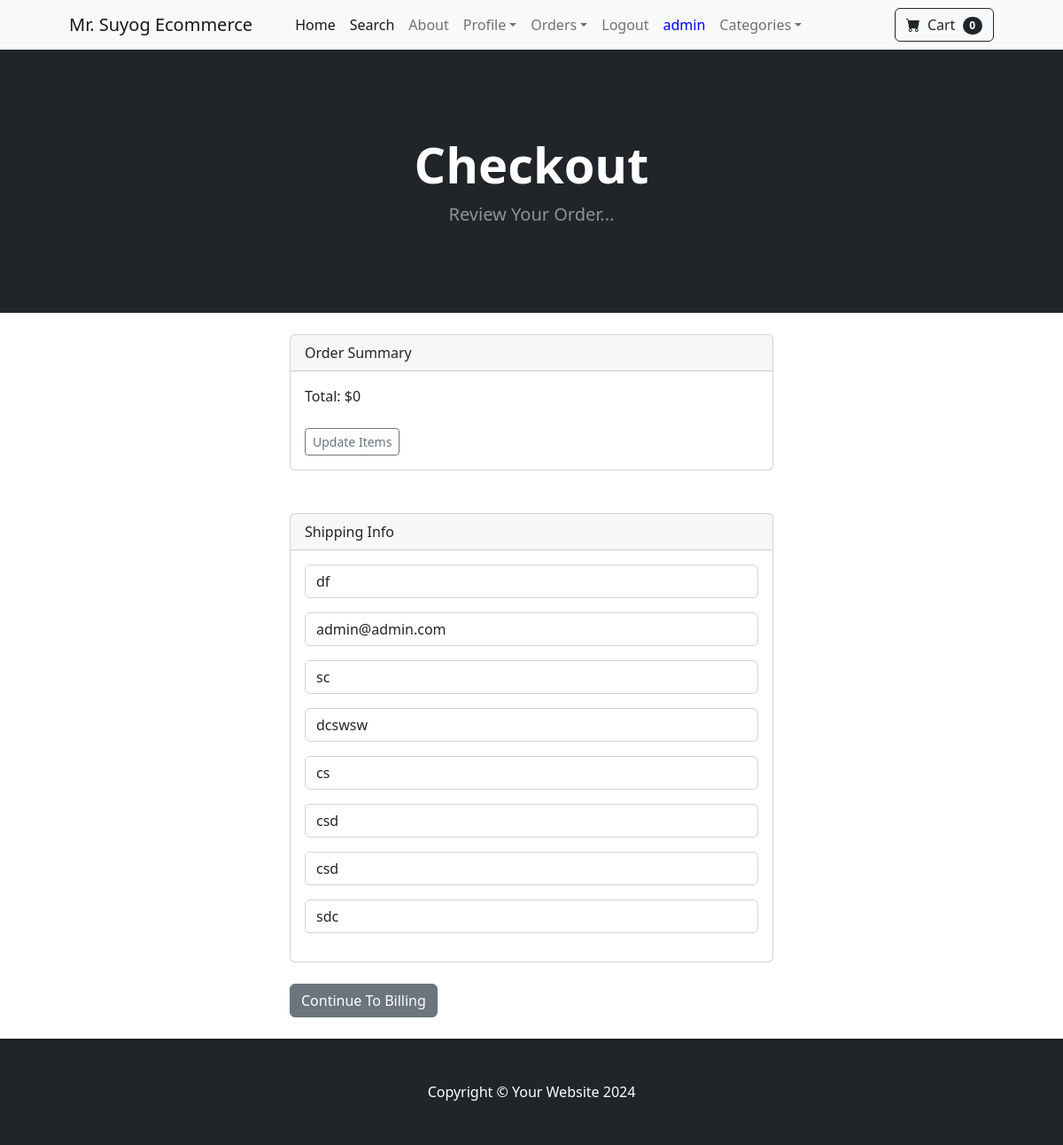
The app's page /payment/checkout (signed in) with its own data.
### payment/models.py (models this page shows, shortened)
class ShippingAddress(models.Model):
	user = models.ForeignKey(User, on_delete=models.CASCADE, null=True, blank=True)
	shipping_full_name = models.CharField(max_length=255)
	shipping_email = models.CharField(max_length=255)
	shipping_address1 = models.CharField(max_length=255)
	shipping_address2 = models.CharField(max_length=255, null=True, blank=True)
	shipping_city = models.CharField(max_length=255)
	shipping_state = models.CharField(max_length=255, null=True, blank=True)
	shipping_zipcode = models.CharField(max_length=255, null=True, blank=True)
	shipping_country = models.CharField(max_length=255)
	class Meta:
		verbose_name_plural = "Shipping Address"

### payment/views.py (the view)
# urls.py: path('checkout', views.checkout, name='checkout'),
def checkout(request):
    if not request.user.is_authenticated:
        messages.error(request, "You need to log in first to proceed to checkout.")
        return redirect('/register/')  # Redirect to registration or login page
    cart = Cart(request)
    cart_products = cart.get_prods
    quantities = cart.get_quants
    totals = cart.cart_total()
    try:
        shipping_user = ShippingAddress.objects.get(user=request.user)
        shipping_form = ShippingForm(request.POST or None, instance=shipping_user)
    except ShippingAddress.DoesNotExist:
        shipping_form = ShippingForm(request.POST or None)
    return render(request, "payment/checkout.html", {
        "cart_products": cart_products,
        "quantities": quantities,
        "totals": totals,
        "shipping_form": shipping_form,
    })

### cart/cart.py (called while the page is built, shortened)
    def __len__(self):
        return len(self.cart)

    def cart_total(self):
        product_ids = self.cart.keys()
        products = Product.objects.filter(id__in=product_ids)
        quantities = self.cart
        total = 0
        return total

    def get_prods(self):
        product_ids = self.cart.keys()
        products = Product.objects.filter(id__in=product_ids)
        return products

### cart/context_processors.py (called while the page is built)
def cart(request):
    return{'cart': Cart(request)}

### payment/templates/payment/checkout.html (shortened to what this page needs)
{% extends 'base.html' %}
{% block content %}
        <header class="bg-dark py-5">
            <div class="container px-4 px-lg-5 my-5">
                <div class="text-center text-white">
                    <h1 class="display-4 fw-bolder">Checkout</h1>
                    <p class="lead fw-normal text-white-50 mb-0">Review Your Order...</p>
                </div>
            </div>
        </header>
        <br/>
        <div class="container">
            <div class="row">
                    <div class="col-md-6 offset-md-3">
          <div class="card">
          <div class="card-header">
            Order Summary
          </div>
          <div class="card-body">
            Total:  ${{ totals }}
            <br/><br/>
            <a href="{% url 'cart_summary' %}" class="btn btn-sm btn-outline-secondary">Update Items</a>
          </div>
        </div>
<br/><br/>
<div class="card">
  <div class="card-header">
    Shipping Info
  </div>
  <div class="card-body">
    <form method="POST" action="{% url 'billing_info' %}">
    {{ shipping_form.as_p }}
  </div>
</div>
<br/>
<button type="submit" class="btn btn-secondary">
        Continue To Billing
</button>
<br/><br/>
            </div>
        </div>
    </div>
{% endblock %}

### store/templates/navbar.html (shortened to what this page needs)
<nav class="navbar navbar-expand-lg navbar-light bg-light">
    <div class="container px-4 px-lg-5">
        <a class="navbar-brand" href="{% url 'home' %}">Mr. Suyog Ecommerce</a>
        <div class="collapse navbar-collapse" id="navbarSupportedContent">
            <ul class="navbar-nav me-auto mb-2 mb-lg-0 ms-lg-4">
                <li class="nav-item"><a class="nav-link active" aria-current="page" href="{% url 'home' %}">Home</a></li>
                <li class="nav-item"><a class="nav-link active" aria-current="page" href="{% url 'search' %}">Search</a></li>
                <li class="nav-item"><a class="nav-link" href="{% url 'about' %}">About</a></li>
    {% if user.is_authenticated %}
<li class="nav-item dropdown">
    <a class="nav-link dropdown-toggle" id="navbarDropdown" href="#" role="button" data-bs-toggle="dropdown" aria-expanded="false">Profile</a>
                </li>
                {% if user.is_superuser %}
            <li class="nav-item dropdown">
              <a class="nav-link dropdown-toggle" id="navbarDropdown" href="#" role="button" data-bs-toggle="dropdown" aria-expanded="false">Orders</a>
                          </li>
              {% endif %}
       <li class="nav-item"><a class="nav-link" href="{% url 'logout' %}">Logout</a></li>
       <li class="nav-item" "><a class="nav-link" href="{% url 'update_info' %} "><span style="color: blue;">{{ request.user }}</span></a></li>
    {% else %}
       <li class="nav-item"><a class="nav-link" href="{% url 'login' %}">Login</a></li>
       <li class="nav-item"><a class="nav-link" href="{% url 'register' %}">Register</a></li>
    {% endif %}
                <li class="nav-item dropdown">
                    <a class="nav-link dropdown-toggle" id="navbarDropdown" href="#" role="button" data-bs-toggle="dropdown" aria-expanded="false">Categories</a>
                </li>
            </ul>
            <form class="d-flex">
<a href="{% url 'cart_summary' %}" class="btn btn-outline-dark"><i class="bi-cart-fill me-1"></i>
                    Cart
<span class="badge bg-dark text-white ms-1 rounded-pill" id="cart_quantity">{{ cart|length }}
</span></a>
            </form>
        </div>
    </div>
</nav>

### records on screen
ShippingAddress: shipping_full_name "df", shipping_email "admin@admin.com", shipping_address1 "sc", shipping_address2 "dcswsw", shipping_city "cs", shipping_state "csd", shipping_zipcode "csd", shipping_country "sdc"

### other values on screen
{{ request.user }} "admin"
{{ cart|length }} "0"
{{ totals }} "0"
